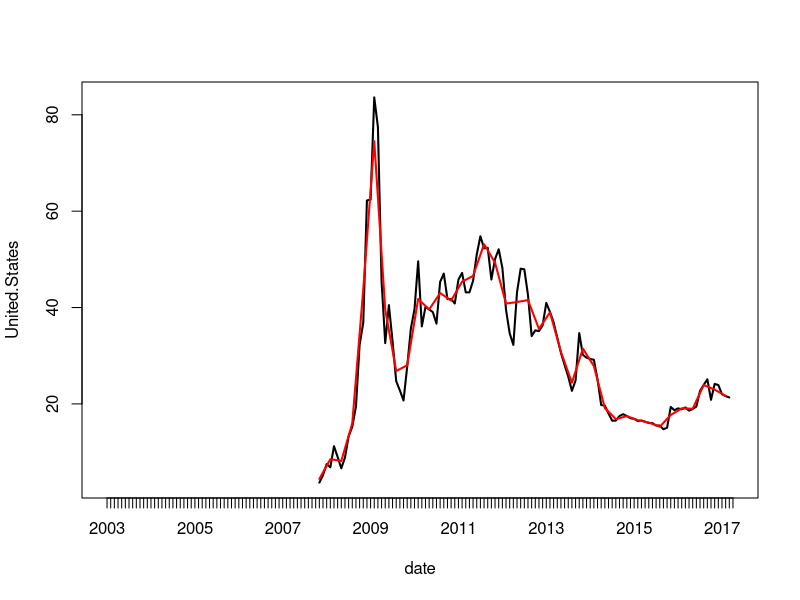

The R source for this figure:
#####################################################################
# cdsRating.R
#
# Code to compute implied default probabilities as a funciton of ratings.
# 28jun2017
# Philip Barrett, Washington DC
#####################################################################

# #### Get EU data ####
# library(eurostat)
# id <- search_eurostat("General government gross debt")
# dat <- get_eurostat(id$code)
#
# v.cty <- as.character(unique(dat$geo))
# n.cty <- length(v.cty)
# par(mfrow=rep(ceiling(sqrt(n.cty)),2), mar=c(2,2,1,1))
# for( cty in v.cty){
#   with( subset( dat, indic=='GD' & geo == cty & unit == 'PC_GDP' ),
#       plot(time, values, type='l'), lwd=2)
#   title(main=cty, line=-1 )
# }
# par(mfrow=c(1,1))
#

### Read in CDS spreads ###
library(zoo)
cds <- read.csv('data/cds5yr.csv', na.strings = '#N/A', stringsAsFactors = FALSE )[-1,]
cds$q.date <- as.yearqtr(cds$date, format = "%m/%d/%Y")
cds$date <- as.yearmon(cds$date, format = "%m/%d/%Y")
cds[,-c(1,ncol(cds))] <- apply(cds[,-c(1,ncol(cds))], 2, as.numeric)
cds.q <- aggregate( cds[,-ncol(cds)], list(cds$q.date), mean, na.rm=TRUE )
    # Quarterly data
with( cds, plot(date, United.States, type='l', lwd=2) )
with( cds.q, lines(date, United.States, type='l', lwd=2, col='red') )
